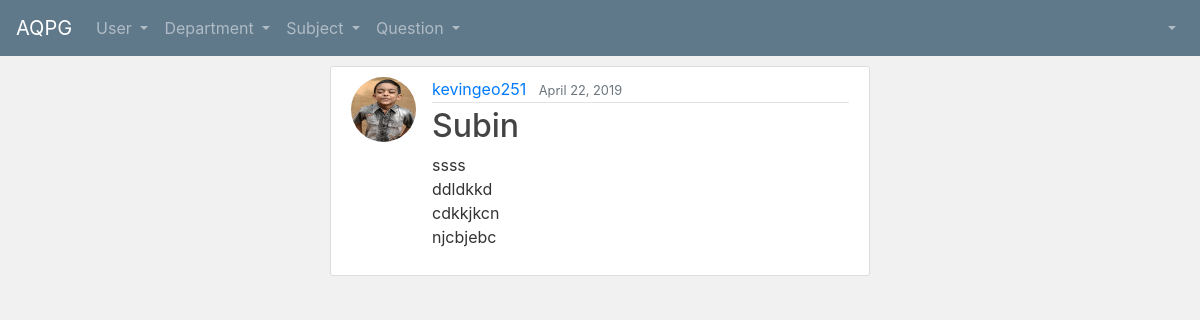
Page /newsfeed/post/4/ on the committed database.
### newsfeed/models.py (models this page shows, shortened)
class Post(models.Model):
    title = models.CharField(max_length=100)
    content = models.TextField()
    date_posted = models.DateTimeField(default=timezone.now)
    author = models.ForeignKey(User, on_delete=models.CASCADE)

### users/models.py (models this page shows, shortened)
class Profile(models.Model):
    user = models.OneToOneField(User, on_delete=models.CASCADE)
    dept_id = models.ForeignKey(Department, on_delete=models.CASCADE)
    is_student = models.BooleanField(default=False)
    image = models.ImageField(default='default.jpg', upload_to='profile_pics')

### newsfeed/views.py (the view)
# urls.py: path('post/<int:pk>/', PostDetailView.as_view(), name='post-detail'),
class PostDetailView(DetailView):
    model = Post
    def get_context_data(self, **kwargs):
        context = super(PostDetailView, self).get_context_data(**kwargs)
        context['full_name'] = config.full_name
        return context

### newsfeed/templates/newsfeed/post_detail.html (shortened to what this page needs)
{% extends 'users/base.html' %}
{% load crispy_forms_tags %}
{% block nav_bar_left_items %}
<ul class="navbar-nav mr-auto">
      <li class="nav-item dropdown">
        <a class="nav-link dropdown-toggle" href="#" id="navbarDropdown" role="button" data-toggle="dropdown" aria-haspopup="true" aria-expanded="false">
          User
        </a>
		</li>
      <li class="nav-item dropdown">
        <a class="nav-link dropdown-toggle" href="#" id="navbarDropdown" role="button" data-toggle="dropdown" aria-haspopup="true" aria-expanded="false">
          Department
        </a>
      </li>
      <li class="nav-item dropdown ">
        <a class="nav-link dropdown-toggle" href="#" id="navbarDropdown" role="button" data-toggle="dropdown" aria-haspopup="true" aria-expanded="false">
          Subject
        </a>
      </li>
      <li class="nav-item dropdown ">
        <a class="nav-link dropdown-toggle" href="#" id="navbarDropdown" role="button" data-toggle="dropdown" aria-haspopup="true" aria-expanded="false">
          Question
        </a>
      </li>
    </ul>
{% endblock %}
{% block nav_bar_right_items %}
<ul class="navbar-nav" >
      <li class="nav-item dropdown">
        <a class="nav-link dropdown-toggle" href="#" id="navbarDropdown" role="button" data-toggle="dropdown" aria-haspopup="true" aria-expanded="false">
        </a>
      </li>
    </ul>
{% endblock %}
{% block main_divs %}
<div class="col-md-3"></div>
        <div class="col-md-6" style="margin-top: 10">
{% endblock %}
{% block content %}
  <article class="media content-section">
    <img class="rounded-circle article-img" src="{{ object.author.profile.image.url }}">
    <div class="media-body">
      <div class="article-metadata">
        <a class="mr-2" href="{% url 'view_user_detail' object.author.id %}" target="_blank">{{ object.author }}</a>
        <small class="text-muted">{{ object.date_posted|date:"F d, Y" }}</small>
      </div>
      <h2 class="article-title">{{ object.title }}</h2>
      <p class="article-content">{{ object.content }}</p>
    </div>
  </article>
{% endblock content %}

### newsfeed/templates/newsfeed/post_detail.html (style rules this page uses)
body { background: #fafafa; color: #333333; }
h1, h2, h3, h4, h5, h6 { color: #444444; }
ul { margin: 0; }
.content-section { background: #ffffff; padding: 10px 20px; border: 1px solid #dddddd; border-radius: 3px; margin-bottom: 20px; }
.article-title { color: #444444; }
.article-content { white-space: pre-line; }
.article-img { height: 65px; width: 65px; margin-right: 16px; }
.article-metadata { padding-bottom: 1px; margin-bottom: 4px; border-bottom: 1px solid #e3e3e3 }

### rows in the picture
Post: author.profile.image (picture), author "kevingeo251", date_posted "April 22, 2019", title "Subin", content "ssss ddldkkd cdkkjkcn njcbjebc"
